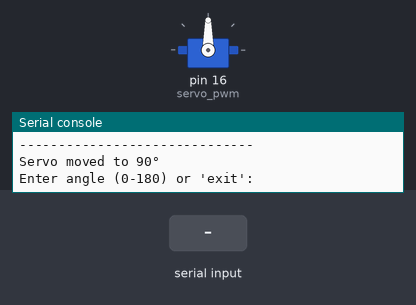
A program run on a simulated MicroPython board. On the bench: servo, the last lines printed to the serial console. The inputs (shaded band) are chosen by the test bench. Servo angles are drawn from the pulse width (0.5 ms = 0°, 2.5 ms = 180°).

Above: at 1.2 s.
1.3 s: "5" typed at the serial console, then Enter
At 1.8 s:
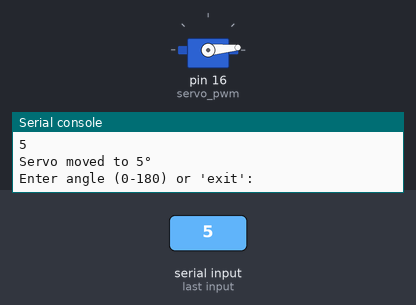
2.8 s: "90" typed at the serial console, then Enter
At 4.1 s:
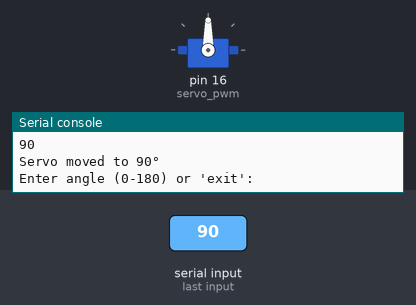
Timing chart, 0 to 5.8 s (numbered marks = the images above; inputs shaded):
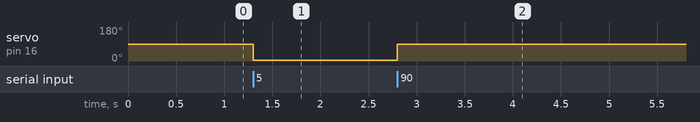

The program:

DefineAngles.py
```python
from machine import Pin, PWM
import time

# --- Configuration ---
SERVO_PIN = 16  # The GPIO pin your servo is connected to.

# --- Initialization ---
try:
    # Initialize the PWM (Pulse Width Modulation) on the servo pin
    # 50Hz is the standard frequency for most hobby servos.
    servo_pwm = PWM(Pin(SERVO_PIN))
    servo_pwm.freq(50)
except Exception as e:
    print("Error initializing the servo. Is it on Pin 16?")
    print(e)
    # Use a dummy object if PWM fails, so the script doesn't crash.
    class DummyPWM:
        def duty_u16(self, val):
            pass
    servo_pwm = DummyPWM()

def servo(degrees):
    """
    Moves the servo to a specific angle in degrees.
    Converts the angle (0-180) into the required PWM duty cycle.
    """
    if not 0 <= degrees <= 180:
        print("Angle must be between 0 and 180.")
        return

    # Standard pulse widths for servos are ~500us (0 deg) to ~2500us (180 deg)
    # The total cycle for 50Hz is 20,000us.
    # duty_u16 wants a value from 0 to 65535.
    min_pulse_us = 500
    max_pulse_us = 2500

    # Calculate the pulse width in microseconds for the given angle
    pulse_us = min_pulse_us + (max_pulse_us - min_pulse_us) * (degrees / 180)

    # Convert the pulse width to a 16-bit duty cycle value
    duty = int((pulse_us / 20000) * 65535)

    # Send the signal to the servo
    servo_pwm.duty_u16(duty)
    print(f"Servo moved to {degrees}°")

# --- Main Loop ---
print("--- Servo Calibration Tool ---")
print("Enter an angle between 0 and 180 to move the servo.")
print("Type 'exit' to quit.")
print("-" * 30)

# Move to a neutral starting position
servo(90)

while True:
    try:
        # Get user input from the terminal
        command = input("Enter angle (0-180) or 'exit': ").strip().lower()

        if command == 'exit':
            # Stop the script and release the servo
            servo(90) # Return to neutral
            time.sleep(0.5)
            servo_pwm.deinit() # Turn off the PWM signal
            print("Exiting calibration tool.")
            break

        # Convert the input string to an integer
        angle = int(command)

        # Move the servo to the requested angle
        servo(angle)

    except ValueError:
        # This happens if the user types something that isn't a number
        print("Invalid input. Please enter a number between 0 and 180.")
    except Exception as e:
        print(f"An error occurred: {e}")
        break
```

Measured:
- after the input at 1.3 s, servo on pin 16 (servo_pwm): 90° → 5° at once
- after the input at 2.8 s, servo on pin 16 (servo_pwm): 5° → 90° at once
